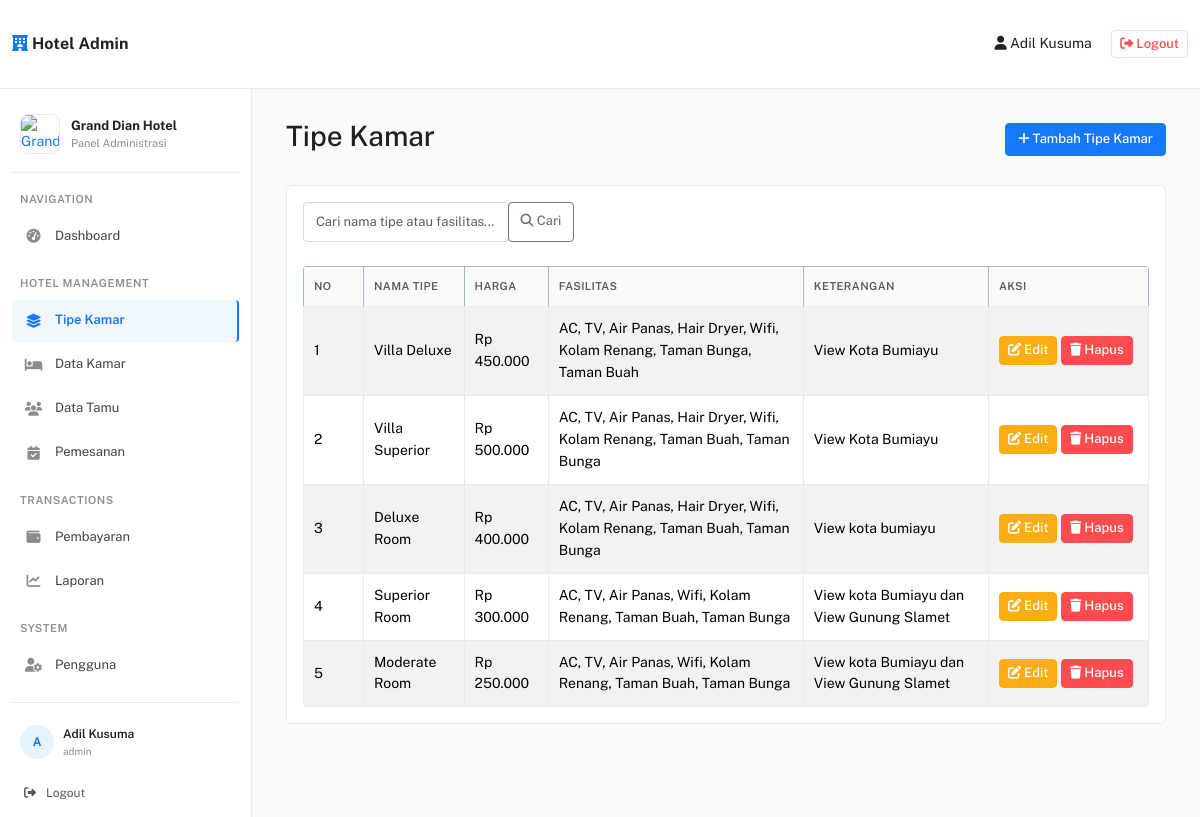
The app's page /admin/tipe_kamar/index.php (signed in) with its own data.
### tables this page shows
CREATE TABLE `tbl_tipe_kamar` (
  `id_tipe` int(11) NOT NULL,
  `nama_tipe` varchar(100) NOT NULL,
  `harga` decimal(12,2) NOT NULL,
  `fasilitas` text DEFAULT NULL,
  `keterangan` text DEFAULT NULL
);

### admin/tipe_kamar/index.php (the view, shortened to what this page needs)
<?php
require_once '../../database/koneksi.php';
if (isset($_GET['cari']) && !empty(trim($_GET['cari']))) {
    $pencarian = mysqli_real_escape_string($con, trim($_GET['cari']));
    $query = mysqli_query($con, "SELECT * FROM tbl_tipe_kamar WHERE nama_tipe LIKE '%$pencarian%' OR fasilitas LIKE '%$pencarian%' ORDER BY id_tipe DESC");
} else {
    $query = mysqli_query($con, "SELECT * FROM tbl_tipe_kamar ORDER BY id_tipe DESC");
}
?>
<!DOCTYPE html>
<html lang="id">
<head>
    <link rel="stylesheet" href="https://cdn.jsdelivr.net/npm/bootstrap@5.3.3/dist/css/bootstrap.min.css">
    <link rel="stylesheet" href="https://cdnjs.cloudflare.com/ajax/libs/font-awesome/6.5.2/css/all.min.css">
    <link rel="stylesheet" href="../../assets_mantis/css/mantis-hotel.css">
</head>
<body class="bg-light">
<nav class="navbar navbar-light mantis-topbar">
    <div class="container-fluid">
        <a href="index.php" class="navbar-brand">
            <i class="fas fa-hotel"></i>
            Hotel Admin
        </a>
        <div class="text-white">
            <span class="me-3">
                <i class="fas fa-user"></i>
                <?= htmlspecialchars($_SESSION['nama']); ?>
            </span>
            <a href="../../logout.php" class="btn btn-danger btn-sm">
                <i class="fas fa-sign-out-alt"></i>
                Logout
            </a>
        </div>
    </div>
</nav>
<div class="d-flex">
    <?php include '../template/sidebar.php'; ?>
    <div class="flex-grow-1 p-4">
        <div class="d-flex justify-content-between align-items-center mb-4">
            <div>
                <h3>Tipe Kamar</h3>
            </div>
            <a href="tambah.php" class="btn btn-primary">
                <i class="fas fa-plus"></i> Tambah Tipe Kamar
            </a>
        </div>
        <div class="card shadow-sm border-0">
            <div class="card-body">
                <form action="" method="GET" class="row g-3 mb-4">
                    <div class="col-md-4">
                        <div class="input-group">
                            <input type="text" class="form-control" name="cari" placeholder="Cari nama tipe atau fasilitas..." value="<?= htmlspecialchars($_GET['cari'] ?? ''); ?>">
                            <button class="btn btn-outline-secondary" type="submit">
                                <i class="fas fa-search"></i> Cari
                            </button>
                        </div>
                    </div>
                </form>
                <div class="table-responsive">
                    <table class="table table-bordered table-striped align-middle">
                        <thead class="table-primary">
                            <tr>
                                <th width="60">No</th>
                                <th>Nama Tipe</th>
                                <th>Harga</th>
                                <th>Fasilitas</th>
                                <th>Keterangan</th>
                                <th width="160">Aksi</th>
                            </tr>
                        </thead>
                        <tbody>
                        <?php
                        $no = 1;
                        if (mysqli_num_rows($query) > 0) {
                            while ($data = mysqli_fetch_assoc($query)) {
                        ?>
                            <tr>
                                <td><?= $no++; ?></td>
                                <td><?= htmlspecialchars($data['nama_tipe']); ?></td>
                                <td>Rp <?= number_format($data['harga'], 0, ',', '.'); ?></td>
                                <td><?= nl2br(htmlspecialchars($data['fasilitas'])); ?></td>
                                <td><?= nl2br(htmlspecialchars($data['keterangan'])); ?></td>
                                <td>
                                    <a href="edit.php?id=<?= $data['id_tipe']; ?>" class="btn btn-warning btn-sm">
                                        <i class="fas fa-edit"></i> Edit
                                    </a>
                                    <a href="hapus.php?id=<?= $data['id_tipe']; ?>" class="btn btn-danger btn-sm" onclick="return confirm('Yakin ingin menghapus data ini?');">
                                        <i class="fas fa-trash"></i> Hapus
                                    </a>
                                </td>
                            </tr>
                        <?php
                            }
                        } ?>
                        </tbody>
                    </table>
                </div>
            </div>
        </div>
    </div>
</div>
</body>
</html>

### assets_mantis/css/mantis-hotel.css (style rules this page uses)
:root { --mantis-primary: #1677ff; --mantis-primary-dark: #0958d9; --mantis-primary-soft: #e6f4ff; --mantis-success: #52c41a; --mantis-info: #13c2c2; --mantis-warning: #faad14; --mantis-danger: #ff4d4f; --mantis-text: #212121; --mantis-muted: #8c8c8c; --mantis-border: #e6ebf1; --mantis-bg: #fafafb; --mantis-surface: #ffffff; --mantis-shadow: 0 1px 4px rgba(0,0,0,.08); --mantis-radius: 6px; --mantis-sidebar: 252px; }
*, *::before, *::after { box-sizing: border-box; }
html { min-height: 100%; overflow-y: auto; }
body { min-height: 100vh; margin: 0; background: var(--mantis-bg) !important; color: var(--mantis-text); font-family: "Public Sans", -apple-system, BlinkMacSystemFont, "Segoe UI", Roboto, Helvetica, Arial, sans-serif !important; font-size: 14px; line-height: 1.57; }
body, button, input, textarea, select, option, table, .btn, .form-control, .form-select { font-family: "Public Sans", -apple-system, BlinkMacSystemFont, "Segoe UI", Roboto, Helvetica, Arial, sans-serif !important; }
a { color: var(--mantis-primary); text-decoration: none; }
.mantis-topbar, .navbar.bg-danger { min-height: 72px; background: var(--mantis-surface) !important; color: var(--mantis-text) !important; border: 0 !important; border-bottom: 1px solid var(--mantis-border) !important; box-shadow: none !important; position: sticky; top: 0; z-index: 1040; }
.mantis-topbar .container-fluid, .navbar.bg-danger .container-fluid { min-height: 72px; }
.mantis-topbar .navbar-brand, .navbar.bg-danger .navbar-brand { color: var(--mantis-text) !important; font-weight: 700; font-size: 16px; letter-spacing: .01em; }
.mantis-topbar .navbar-brand i, .navbar.bg-danger .navbar-brand i { color: var(--mantis-primary); }
.mantis-topbar .text-white, .navbar.bg-danger .text-white { color: var(--mantis-text) !important; }
.mantis-topbar .btn-danger, .navbar.bg-danger .btn-danger { color: var(--mantis-danger) !important; border: 1px solid #ffd8d8 !important; background: #fff !important; }
body > .d-flex, body .d-flex { min-width: 0; }
.d-flex > .flex-grow-1, .d-flex > main.flex-grow-1 { min-width: 0; padding: 30px 34px !important; background: var(--mantis-bg); }
.card { border: 1px solid var(--mantis-border) !important; border-radius: var(--mantis-radius) !important; box-shadow: none !important; background: var(--mantis-surface); }
.card-body { color: var(--mantis-text); }
.shadow-sm, .shadow { box-shadow: none !important; }
.btn { border-radius: 4px !important; font-size: 13px !important; font-weight: 500 !important; line-height: 1.45; }
.btn-primary { --bs-btn-color:#fff; --bs-btn-bg:var(--mantis-primary); --bs-btn-border-color:var(--mantis-primary); --bs-btn-hover-color:#fff; --bs-btn-hover-bg:var(--mantis-primary-dark); --bs-btn-hover-border-color:var(--mantis-primary-dark); --bs-btn-active-bg:var(--mantis-primary-dark); --bs-btn-active-border-color:var(--mantis-primary-dark); }
.btn-warning { --bs-btn-bg:#faad14; --bs-btn-border-color:#faad14; color:#fff; }
.btn-danger { --bs-btn-bg:#ff4d4f; --bs-btn-border-color:#ff4d4f; }
.form-control, .form-select { min-height: 40px; border: 1px solid #d9d9d9 !important; border-radius: 4px !important; color: var(--mantis-text); font-size: 13px; box-shadow: none !important; }
.table { margin-bottom: 0; color: var(--mantis-text); --bs-table-border-color: var(--mantis-border); }
.table > :not(caption) > * > * { padding: 11px 10px; }
.table thead th { color: #595959; background: #fafafa; border-bottom: 1px solid var(--mantis-border); font-size: 11px; font-weight: 600; text-transform: uppercase; letter-spacing: .035em; white-space: nowrap; }
.table-responsive { border-radius: 4px; }

### records on screen
tbl_tipe_kamar: nama_tipe "Villa Deluxe", harga "450.000", fasilitas "AC, TV, Air Panas, Hair Dryer, Wifi, Kolam Renang, Taman Bunga, Taman Buah", keterangan "View Kota Bumiayu"
tbl_tipe_kamar: nama_tipe "Villa Superior", harga "500.000", fasilitas "AC, TV, Air Panas, Hair Dryer, Wifi, Kolam Renang, Taman Buah, Taman Bunga", keterangan "View Kota Bumiayu"
tbl_tipe_kamar: nama_tipe "Deluxe Room", harga "400.000", fasilitas "AC, TV, Air Panas, Hair Dryer, Wifi, Kolam Renang, Taman Buah, Taman Bunga", keterangan "View kota bumiayu"
tbl_tipe_kamar: nama_tipe "Superior Room", harga "300.000", fasilitas "AC, TV, Air Panas, Wifi, Kolam Renang, Taman Buah, Taman Bunga", keterangan "View kota Bumiayu dan View Gunung Slamet"
tbl_tipe_kamar: nama_tipe "Moderate Room", harga "250.000", fasilitas "AC, TV, Air Panas, Wifi, Kolam Renang, Taman Buah, Taman Bunga", keterangan "View kota Bumiayu dan View Gunung Slamet"

### other values on screen
$_SESSION['nama'] "Adil Kusuma"
$inisial "A"
$nama_pengguna "Adil Kusuma"
$_SESSION['peran'] "admin"
